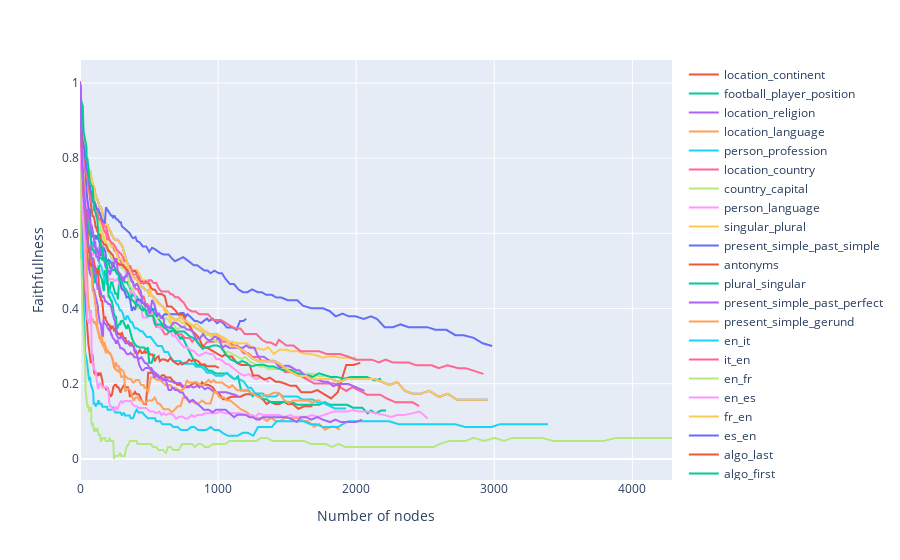

The notebook cell this image was saved under:
### Code cell
import plotly.express as px

# first_task = "location_continent"

# faithfulness_task = result_dict[(first_task, first_task)]["faithfullness"]
# n_nodes_task = result_dict[(first_task, first_task)]["n_nodes_counts"]


fig = px.line(x=[max(n_nodes_task) - x for x in n_nodes_task], y=faithfulness_task)

for second_task in task_names:
    # if second_task == "person_profession":
    #     continue
    faithfulness_second = result_dict[(second_task, second_task)]["faithfullness"]
    n_nodes_second = result_dict[(second_task, second_task)]["n_nodes_counts"]
    fig.add_scatter(x=[max(n_nodes_second) - x for x in n_nodes_second], y=faithfulness_second, name=second_task)

# fig.add_scatter(x=[max(n_nodes_second) - x for x in n_nodes_second], y=faithfulness_second)

fig.update_xaxes(title="Number of nodes")
fig.update_yaxes(title="Faithfullness")

fig

### Figure 1 — Plotly figure (JSON) as saved in the notebook; plotly's stock layout.template omitted (floating-point values rounded to 4 significant figures; data arrays with more than 128 entries replaced by an {"elided": "..."} marker saying what was removed)
{"data": [{"hovertemplate": "x=%{x}<br>y=%{y}<extra></extra>", "legendgroup": "", "line": {"color": "#636efa", "dash": "solid"}, "marker": {"symbol": "circle"}, "mode": "lines", "name": "", "orientation": "v", "showlegend": false, "type": "scatter", "x": {"elided": "300 int values"}, "xaxis": "x", "y": {"elided": "300 float values"}, "yaxis": "y"}, {"name": "location_continent", "type": "scatter", "x": {"elided": "300 int values"}, "y": {"elided": "300 float values"}}, {"name": "football_player_position", "type": "scatter", "x": {"elided": "300 int values"}, "y": {"elided": "300 float values"}}, {"name": "location_religion", "type": "scatter", "x": {"elided": "300 int values"}, "y": {"elided": "300 float values"}}, {"name": "location_language", "type": "scatter", "x": {"elided": "300 int values"}, "y": {"elided": "300 float values"}}, {"name": "person_profession", "type": "scatter", "x": {"elided": "300 int values"}, "y": {"elided": "300 float values"}}, {"name": "location_country", "type": "scatter", "x": {"elided": "300 int values"}, "y": {"elided": "300 float values"}}, {"name": "country_capital", "type": "scatter", "x": {"elided": "300 int values"}, "y": {"elided": "300 float values"}}, {"name": "person_language", "type": "scatter", "x": {"elided": "300 int values"}, "y": {"elided": "300 float values"}}, {"name": "singular_plural", "type": "scatter", "x": {"elided": "300 int values"}, "y": {"elided": "300 float values"}}, {"name": "present_simple_past_simple", "type": "scatter", "x": {"elided": "300 int values"}, "y": {"elided": "300 float values"}}, {"name": "antonyms", "type": "scatter", "x": {"elided": "300 int values"}, "y": {"elided": "300 float values"}}, {"name": "plural_singular", "type": "scatter", "x": {"elided": "300 int values"}, "y": {"elided": "300 float values"}}, {"name": "present_simple_past_perfect", "type": "scatter", "x": {"elided": "300 int values"}, "y": {"elided": "300 float values"}}, {"name": "present_simple_gerund", "type": "scatter", "x": {"elided": "300 int values"}, "y": {"elided": "300 float values"}}, {"name": "en_it", "type": "scatter", "x": {"elided": "300 int values"}, "y": {"elided": "300 float values"}}, {"name": "it_en", "type": "scatter", "x": {"elided": "300 int values"}, "y": {"elided": "300 float values"}}, {"name": "en_fr", "type": "scatter", "x": {"elided": "300 int values"}, "y": {"elided": "300 float values"}}, {"name": "en_es", "type": "scatter", "x": {"elided": "300 int values"}, "y": {"elided": "300 float values"}}, {"name": "fr_en", "type": "scatter", "x": {"elided": "300 int values"}, "y": {"elided": "300 float values"}}, {"name": "es_en", "type": "scatter", "x": {"elided": "300 int values"}, "y": {"elided": "300 float values"}}, {"name": "algo_last", "type": "scatter", "x": {"elided": "300 int values"}, "y": {"elided": "300 float values"}}, {"name": "algo_first", "type": "scatter", "x": {"elided": "300 int values"}, "y": {"elided": "300 float values"}}, {"name": "algo_second", "type": "scatter", "x": {"elided": "300 int values"}, "y": {"elided": "300 float values"}}], "layout": {"legend": {"tracegroupgap": 0}, "margin": {"t": 60}, "xaxis": {"anchor": "y", "domain": [0, 1], "title": {"text": "Number of nodes"}}, "yaxis": {"anchor": "x", "domain": [0, 1], "title": {"text": "Faithfullness"}}}}
